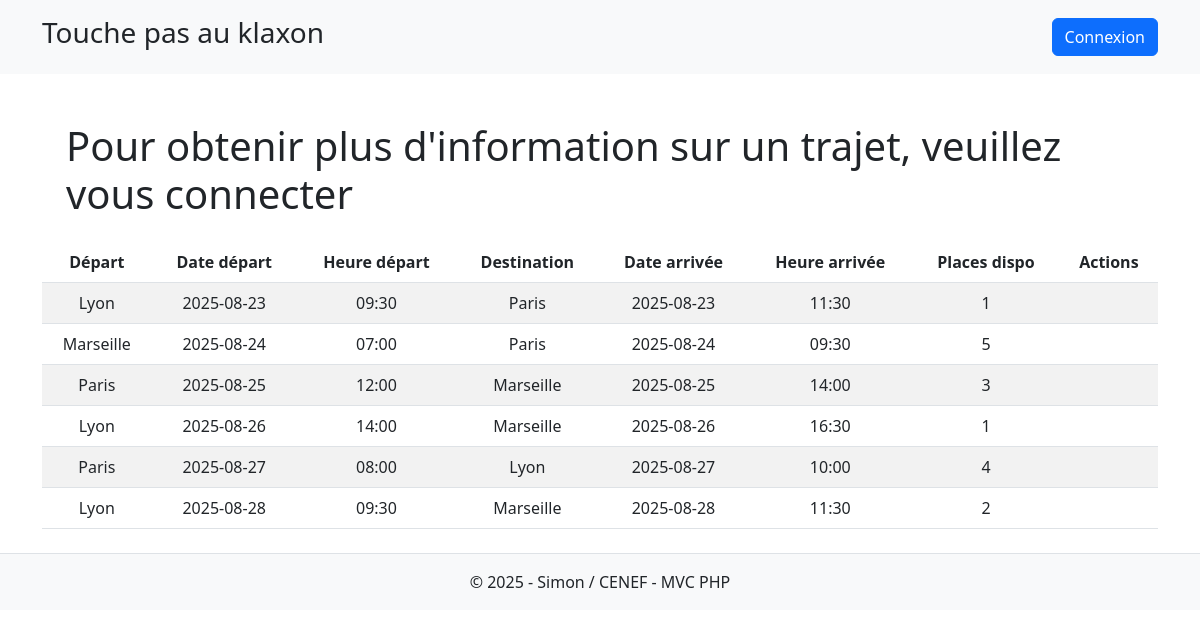
The page / on the database its author committed.
### tables this page shows
CREATE TABLE IF NOT EXISTS trajets (
    id_trajet INT AUTO_INCREMENT PRIMARY KEY,
    agence_depart_id INT NOT NULL,
    agence_arrive_id INT NOT NULL,
    contact_id INT NOT NULL,
    auteur_id INT NOT NULL,
    places_total INT NOT NULL,
    places_dispo INT NOT NULL,
    date_heure_depart DATETIME NOT NULL,
    date_heure_arrive DATETIME NOT NULL,
    FOREIGN KEY (agence_depart_id) REFERENCES agences(id_agence),
    FOREIGN KEY (agence_arrive_id) REFERENCES agences(id_agence),
    FOREIGN KEY (contact_id) REFERENCES users(id_user),
    FOREIGN KEY (auteur_id) REFERENCES users(id_user)
);

CREATE TABLE IF NOT EXISTS agences (
    id_agence INT AUTO_INCREMENT PRIMARY KEY,
    ville VARCHAR(50) NOT NULL UNIQUE
);

### app/Controllers/HomeController.php (called while the page is built, shortened)
<?php
class HomeController
{
    public function index(): void
    {
        $tripModel = new Trip();
        $trips = $tripModel->tripAvailable();
        require __DIR__ . '/../Views/home/home.php';
    }
}

### app/Config/Database.php (called while the page is built, shortened)
<?php
class Database
{
    private static ?Database $instance = null;
    private ?PDO $pdo = null ;
    private function __construct()
    {
        $host = $_ENV['DB_HOST'] ?? 'localhost';
        $db   = $_ENV['DB_NAME'] ?? '';
        $user = $_ENV['DB_USER'] ?? '';
        $pass = $_ENV['DB_PASS'] ?? '';
        try {
            $this->pdo = new PDO(
                "mysql:host=$host;dbname=$db;charset=utf8mb4",
                $user,
                $pass,
                [
                    PDO::ATTR_ERRMODE => PDO::ERRMODE_EXCEPTION,
                    PDO::ATTR_DEFAULT_FETCH_MODE => PDO::FETCH_ASSOC,
                ]
            );
        } catch (PDOException $e) {
            die("Erreur de connexion à la base de données : " . $e->getMessage());
        }
    }
    public static function getInstance(): Database
    {
        if(self::$instance === null) {
            self::$instance = new Database();
        }
        return self::$instance;
    }
    public function getConnection(): PDO
    {
        return $this-> pdo;
    }
}

### app/Models/Trip.php (called while the page is built, shortened)
<?php
class Trip
{
    private PDO $pdo;
    public function __construct()
    {
        $this->pdo = Database::getInstance()->getConnection();
    }
    public function tripAvailable(): array
    {
        $stmt = $this->pdo->query("
            SELECT t.id_trajet,
                   ad.ville AS ville_depart,
                   aa.ville AS ville_arrivee,
                   t.date_heure_depart,
                   t.date_heure_arrive,
                   t.places_dispo,
                   t.auteur_id,
                   u.nom,
                   u.prenom,
                   u.email,
                   u.telephone
            FROM trajets t
            JOIN agences ad ON t.agence_depart_id = ad.id_agence
            JOIN agences aa ON t.agence_arrive_id = aa.id_agence
            JOIN users u ON t.auteur_id = u.id_user
            WHERE t.places_dispo > 0 AND t.date_heure_depart > NOW()
            ORDER BY t.date_heure_depart ASC
        ");
        return $stmt->fetchAll(PDO::FETCH_ASSOC);
    }
}

### app/Views/home/home.php (shortened to what this page needs)
<!DOCTYPE html>
<html lang="fr">
<head>
    <link rel="stylesheet" href="/assets/css/index.css" />
    <link href="https://cdn.jsdelivr.net/npm/bootstrap@5.3.0/dist/css/bootstrap.min.css" rel="stylesheet">
    <link rel="stylesheet" href="https://cdn.jsdelivr.net/npm/bootstrap-icons@1.10.5/font/bootstrap-icons.css">
</head>
<body>
    <?php include __DIR__ . '/../layouts/header.php'; ?>
    <main class="container mt-5">
        <?php if(isset($_SESSION['user'])): ?>
            <h1 class="m-4">Trajets proposés</h1>
        <?php else: ?>
            <h1 class="m-4">Pour obtenir plus d'information sur un trajet, veuillez vous connecter</h1>
        <?php endif; ?>
        <?php $trips = $trips ?? []; ?>
        <table class="table table-striped p-3">
            <thead>
                <tr class="text-center">
                    <th scope="col">Départ</th>
                    <th scope="col">Date départ</th>
                    <th scope="col">Heure départ</th>
                    <th scope="col">Destination</th>
                    <th scope="col">Date arrivée</th>
                    <th scope="col">Heure arrivée</th>
                    <th scope="col">Places dispo</th>
                    <th scope="col">Actions</th>
                </tr>
            </thead>
            <tbody>
                <?php foreach($trips as $trip): ?>
                    <?php $trip = $trip ?? []; ?>
                    <tr class="text-center">
                        <td><?= htmlspecialchars($trip['ville_depart'] ?? '-') ?></td>
                        <td><?= isset($trip['date_heure_depart']) ? date('Y-m-d', strtotime($trip['date_heure_depart'])) : '-' ?></td>
                        <td><?= isset($trip['date_heure_depart']) ? date('H:i', strtotime($trip['date_heure_depart'])) : '-' ?></td>
                        <td><?= htmlspecialchars($trip['ville_arrivee'] ?? '-') ?></td>
                        <td><?= isset($trip['date_heure_arrive']) ? date('Y-m-d', strtotime($trip['date_heure_arrive'])) : '-' ?></td>
                        <td><?= isset($trip['date_heure_arrive']) ? date('H:i', strtotime($trip['date_heure_arrive'])) : '-' ?></td>
                        <td><?= htmlspecialchars($trip['places_dispo'] ?? 'N/A') ?></td>
                        <td>
                        </td>
                    </tr>
                <?php endforeach; ?>
            </tbody>
        </table>
    </main>
    <?php include __DIR__ . '/../layouts/footer.php'; ?>
</body>
</html>

### public/assets/css/index.css (style rules this page uses)
body { background-color: #f1f8fc; color: #384050; }

### rows shown on the page
trajets: agence_depart.ville "Lyon", date_heure_depart "2025-08-23", date_heure_depart "09:30", agence_arrive.ville "Paris", date_heure_arrive "2025-08-23", date_heure_arrive "11:30", places_dispo "1"
trajets: agence_depart.ville "Marseille", date_heure_depart "2025-08-24", date_heure_depart "07:00", agence_arrive.ville "Paris", date_heure_arrive "2025-08-24", date_heure_arrive "09:30", places_dispo "5"
trajets: agence_depart.ville "Paris", date_heure_depart "2025-08-25", date_heure_depart "12:00", agence_arrive.ville "Marseille", date_heure_arrive "2025-08-25", date_heure_arrive "14:00", places_dispo "3"
trajets: agence_depart.ville "Lyon", date_heure_depart "2025-08-26", date_heure_depart "14:00", agence_arrive.ville "Marseille", date_heure_arrive "2025-08-26", date_heure_arrive "16:30", places_dispo "1"
trajets: agence_depart.ville "Paris", date_heure_depart "2025-08-27", date_heure_depart "08:00", agence_arrive.ville "Lyon", date_heure_arrive "2025-08-27", date_heure_arrive "10:00", places_dispo "4"
trajets: agence_depart.ville "Lyon", date_heure_depart "2025-08-28", date_heure_depart "09:30", agence_arrive.ville "Marseille", date_heure_arrive "2025-08-28", date_heure_arrive "11:30", places_dispo "2"
